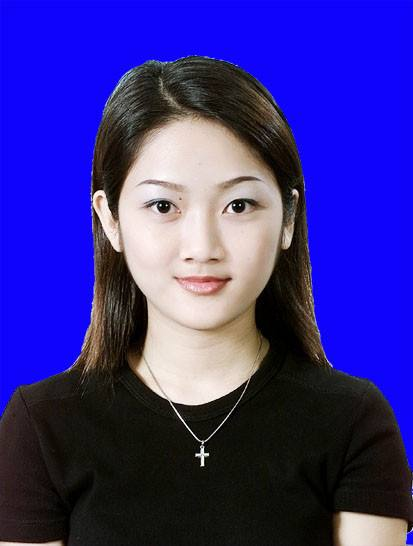
#> input picture images/toux.jpg, 413 x 546 px, found by its file name
$ python OpencvDemo112.py
#> lines starting #> are read from the running program, lines starting #| are printed output that depends on the picture; after the words box and inside, x2 and y2 are one past the last pixel; in counts of white or black regions, pixels touching at a corner belong together
#!/usr/bin/env python3
#coding = utf-8

import logging
import numpy as np
import cv2 as cv

# KMeans图像分割—背景替换
def OpencvDemo112():
    logging.basicConfig(level=logging.DEBUG)

    src = cv.imread("images/toux.jpg")
#> src is the input picture: shape (546, 413, 3); mean B, G, R 143.5, 46, 55.8
    if src is None:
        logging.error("could not load an image!")
        return cv.Error.StsError

    height, width, _ = src.shape
#> height = 546; width = 413

    # 将RGB数据转换为样本数据
    sample_data = src.reshape((-1, 3))
    data = np.float32(sample_data)

    # 使用KMeans进行图像分割
    num_clusters = 3
    term_crit = (cv.TERM_CRITERIA_COUNT | cv.TERM_CRITERIA_EPS, 10, 1.0)
    _, labels, centers = cv.kmeans(data, num_clusters, None, term_crit, num_clusters, cv.KMEANS_RANDOM_CENTERS)
#> centers = [[250.8, 3.58, 15.5], [19.5, 25.8, 30.07], [185.5, 196, 214.2]]

    # 生成掩膜
    mask = np.zeros(src.shape[:2], dtype=np.uint8)
    index = labels[0][0]
#> index = 0
    labels = np.reshape(labels, src.shape[:2])
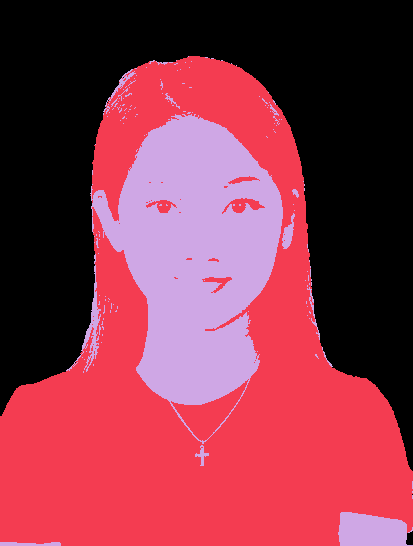
#> labels: shape (546, 413) int32; 3 distinct labels, from 0 to 2; one colour per label, 0 black
    mask[labels == index] = 255

    # 对掩膜进行高斯模糊
    se = cv.getStructuringElement(cv.MORPH_RECT, (3, 3))
    mask = cv.dilate(mask, se)
    mask = cv.GaussianBlur(mask, (5, 5), 0)

    # 融合前景与新背景
    dst = np.empty(src.shape, dtype=np.uint8)
    for row in range(height):
        for col in range(width):
            w1 = mask[row, col] / 255
            b, g, r = src[row, col]
            b = 255 * w1 + b * (1 - w1)
            g = 0 * w1 + g * (1 - w1)
            r = 255 * w1 + r * (1 - w1)
            dst[row, col] = (b, g, r)
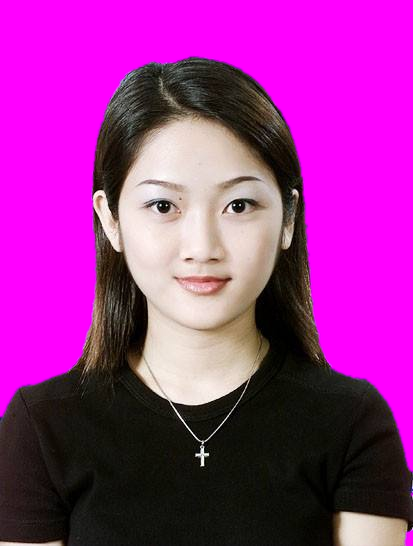
#> dst: shape (546, 413, 3); mean B, G, R 145.9, 44, 155.4

    h, w, ch = src.shape
#> h = 546; w = 413; ch = 3
    result = np.zeros([h, w * 3, ch], dtype=src.dtype)
    result[0 : h, 0 : w, :] = src
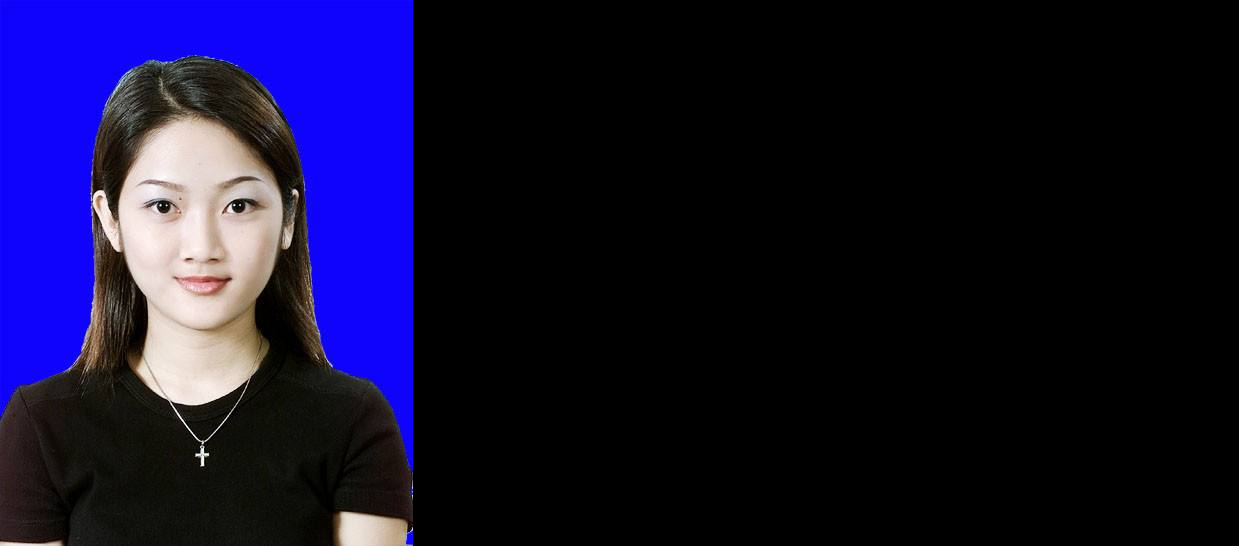
#> result: shape (546, 1239, 3); mean B, G, R 47.8, 15.3, 18.6
    mask = cv.cvtColor(mask, cv.COLOR_GRAY2BGR) # 1 channel -> 3 channels
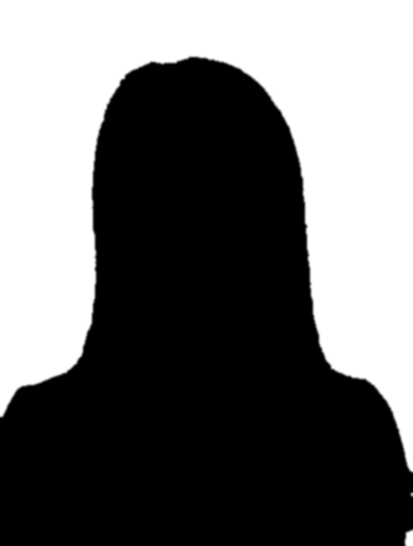
#> mask: shape (546, 413, 3); min 0, max 255, mean 106.5
    result[0 : h, w : w * 2, :] = mask
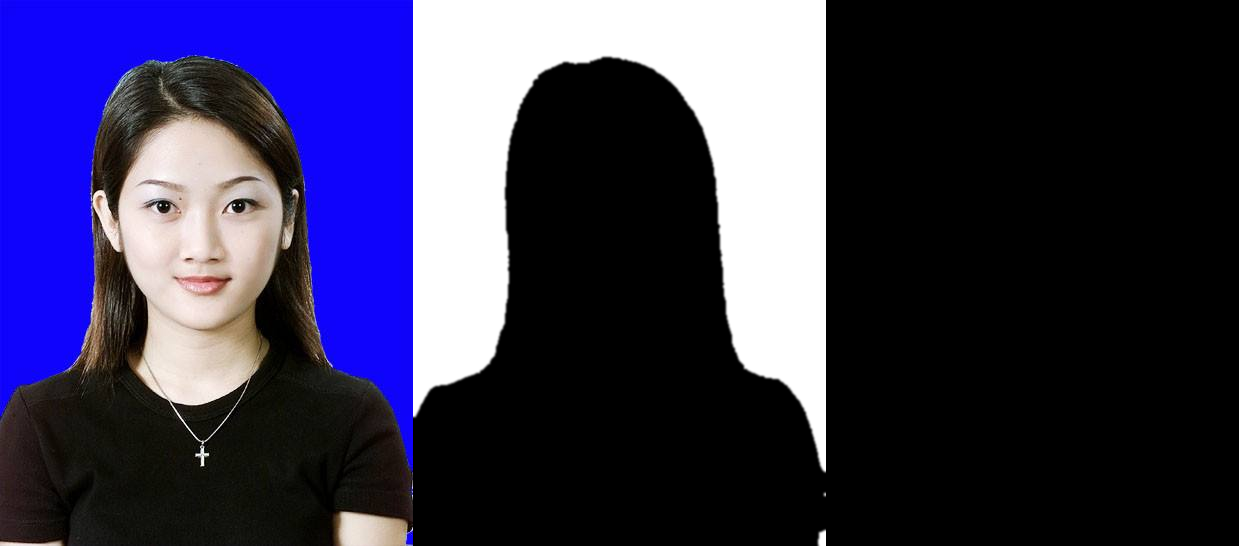
#> result: shape (546, 1239, 3); 14.29% of pixels changed, all inside (x1, y1, x2, y2) = (413, 0, 826, 546)
    result[0 : h, w * 2 : w * 3, :] = dst
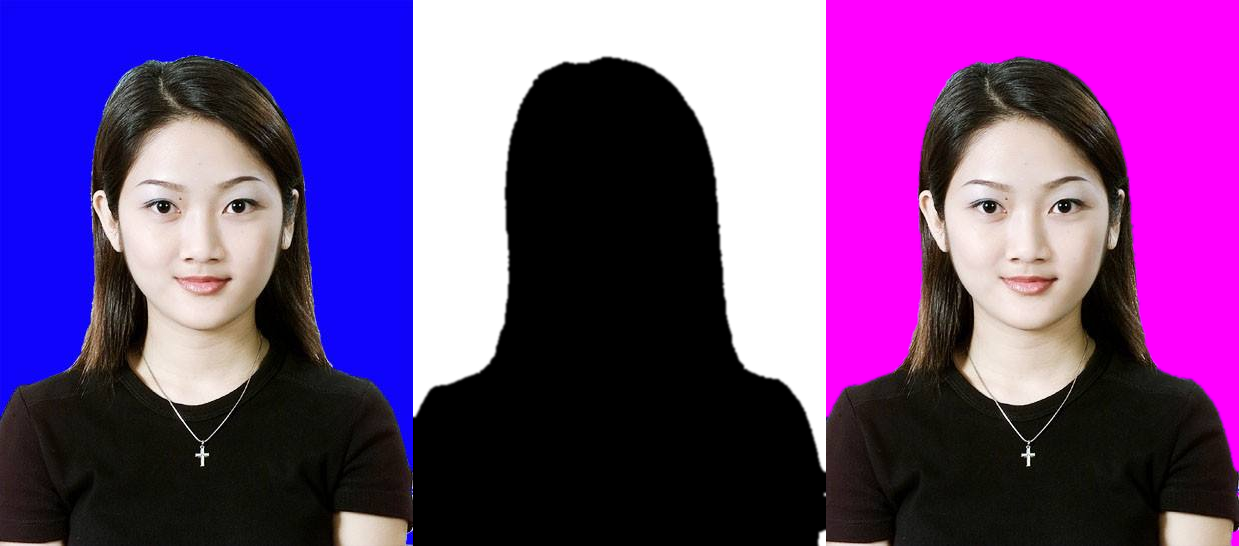
#> result: shape (546, 1239, 3); mean B, G, R 132, 65.5, 105.9
    cv.putText(result, "original image", (10, 30), cv.FONT_ITALIC, .6, (0, 255, 0), 1)
    cv.putText(result, "background mask", (w + 10, 30), cv.FONT_ITALIC, .6, (0, 255, 0), 1)
    cv.putText(result, "image after background replacement", (w * 2 + 10, 30), cv.FONT_ITALIC, .6, (0, 255, 0), 1)
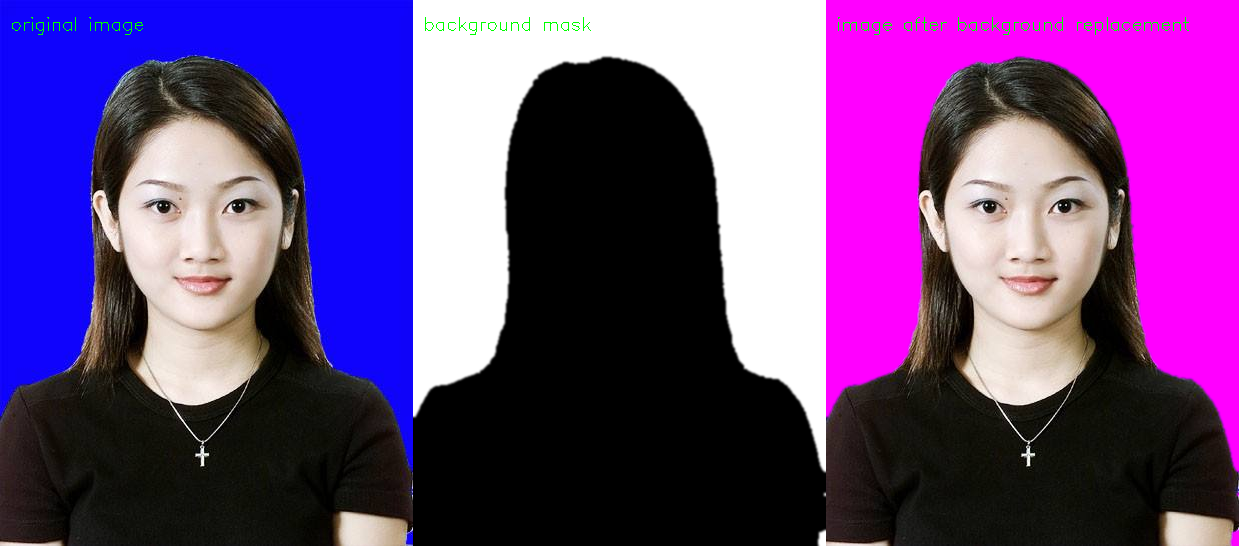
#> result: shape (546, 1239, 3); mean B, G, R 131.4, 65.9, 105.5
    cv.imshow("K-means clustering - background replacement", result)

    cv.waitKey(0)

    cv.destroyAllWindows()

    return cv.Error.StsOk

if __name__ == "__main__":
    OpencvDemo112()

# end of file
